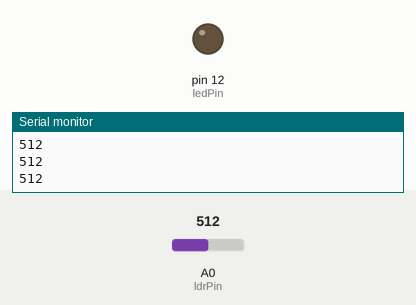
A sketch run on a simulated Arduino Uno, built with avr-gcc and run on an emulated ATmega328P. Parts: output pins drawn as LEDs (lit = HIGH), the last lines printed to the serial monitor. Inputs (shaded band) come from the test bench; at power-on: A0 (ldrPin) = 512.

Above: at 1.2 s.
1.3 s: A0 (ldrPin) set to 12
2.8 s: A0 (ldrPin) set to 9
At 4.0 s:
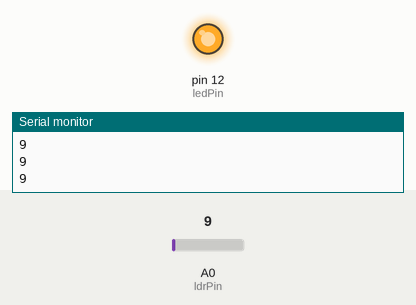
4.3 s: A0 (ldrPin) set to 122
At 5.2 s:
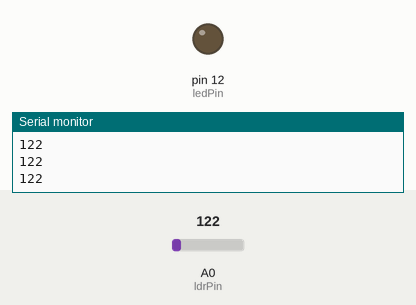
5.8 s: A0 (ldrPin) set to 0
At 6.4 s:
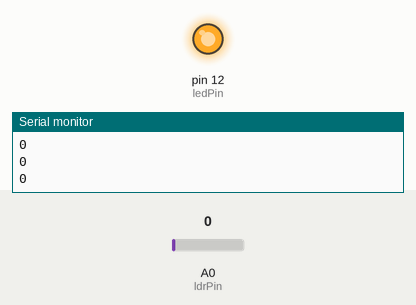
Timing chart, 0 to 8.3 s (numbered marks = the images above; inputs shaded):
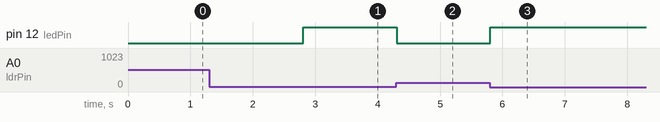

The sketch:

Streetlight.ino
```cpp
//set pin numbers
//const  won't change
const int ledPin = 12;   //the number of the LED pin
const int  ldrPin = A0;  //the number of the LDR pin


void setup() {

  Serial.begin(9600);
  pinMode(ledPin, OUTPUT);  //initialize the LED pin as an output
  pinMode(ldrPin,  INPUT);   //initialize the LDR pin as an input
}

void loop() {
  int  ldrStatus = analogRead(ldrPin);   //read the status of the LDR value

  //check  if the LDR status is <= 500
  //if it is, the LED is HIGH
Serial.println(ldrStatus);

   if (ldrStatus <=10) {

    digitalWrite(ledPin,  HIGH);               //turn LED on

   }
  else {

    digitalWrite(ledPin,  LOW);          //turn LED off
  }
}
```

Measured:
- the behaviour switches between 11 and 10 on A0 (ldrPin) (found by bisection; images 0 and 1)
- after the input at 2.8 s, pin 12 (ledPin): LOW → HIGH at once
- after the input at 4.3 s, pin 12 (ledPin): HIGH → LOW at once
- after the input at 5.8 s, pin 12 (ledPin): LOW → HIGH at once
